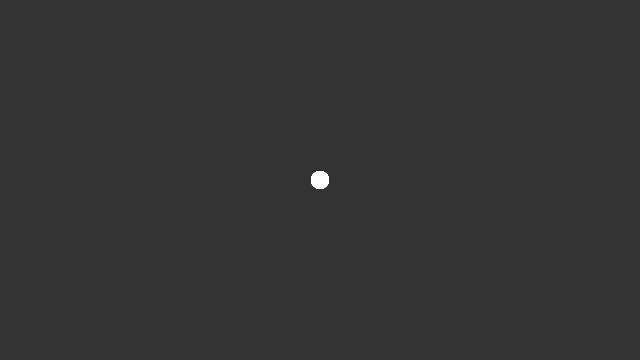
Frame 1 (no input)
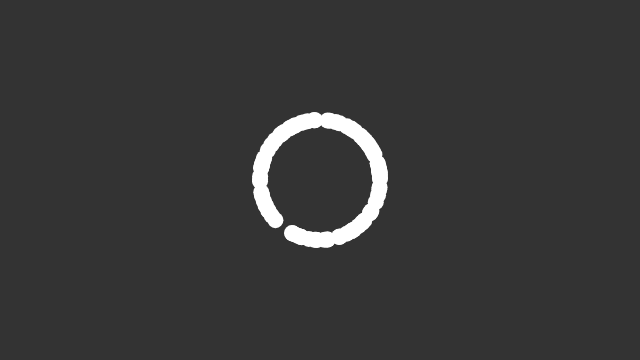
Frame 60 (no input)
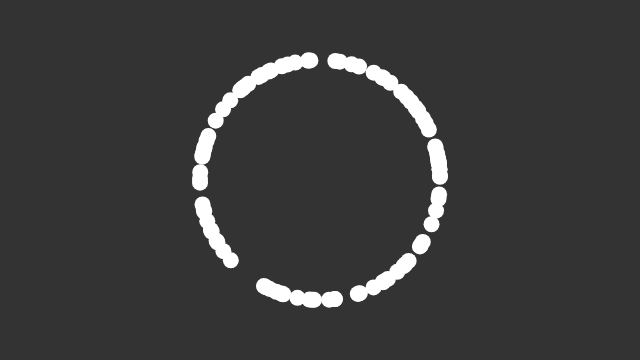
Frame 120 (the mouse pressed at the canvas centre since frame 60)

The p5.js sketch that drew these frames (run headless with seeded random() and noise() and a simulated clock; from frame 60 on, the mouse is pressed at the canvas centre):

// p5.js sketch
// ── sketch.js
const flock = [];

function setup() {
  createCanvas(640, 360);
  for (let i = 0; i < 100; i++) {
    flock.push(new Boid());
  }
}

function draw() {
  background(51);

  for (let boid of flock) {
    boid.align(flock);
    boid.update();
    boid.show();
  }
}

// ── boid.js
class Boid {
  constructor() {
    this.position = createVector(width / 2, height / 2);
    this.velocity = p5.Vector.random2D();
    this.acceleration = createVector();
  }

  align(boids) {
    let perceptionRadius = 100;
    let total = 0;
    let avg = createVector();

    for (let other of boids) {
      let d = dist(
        this.position.x,
        this.position.y,
        other.position.x,
        other.position.y
      );
      if (other !== this && d < perceptionRadius) {
        avg.add(other.velocity);
        total++;
      }
    }
    if (total > 0) {
      avg.div(boids.length);
    }
  }
  update() {
    this.position.add(this.velocity);
    this.velocity.add(this.acceleration);
  }

  show() {
    strokeWeight(16);
    stroke(255);
    point(this.position.x, this.position.y);
  }
}
